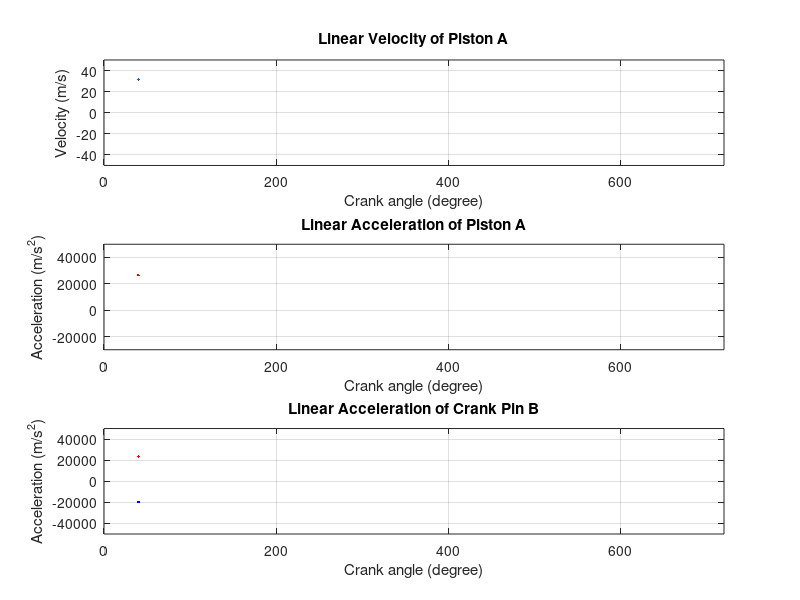

MATLAB code for this plot:
L1 = 0.1; % connecting rod 
r1 = 0.0435; % crankshaft diameter
omega_OB = 8000*(2*pi)/60; % rotational speed of crank OB
%theta = 0:1.0:720; % angle vector 
theta = 40;

for i = 1:length(theta)
    
    A = [0 0 -omega_OB];
    B = [-r1*cosd(theta(i)) r1*sind(theta(i)) 0];
    Velocity_B = cross(A,B); % velocity B in vector form
    
    % linear velocity at Pin B
    vB = [(Velocity_B(1))^(2)+(Velocity_B(2))^(2)]^(1/2);
    Vector_vB(1,i) = vB;
    
    alpha = asind(sind(theta(i))*r1/L1); % aplpha in degree
    
    % rotational speed of connecting rod AB
    omega_AB = (-omega_OB *r1*cosd(theta(i)))/(L1*cosd(alpha));
    Vector_omega_AB(1,i) = omega_AB;

    % linear velocity of piston A
    vA = omega_OB*r1*(sind(theta(i))+cosd(theta(i))*tand(alpha));
    Vector_vA(1,i) = vA;
   
    % linear acceleration at Pin B
    Acceleration_B = cross(A,Velocity_B);
    Vector_aB_i(1,i) = Acceleration_B(1);
    Vector_aB_j(1,i) = Acceleration_B(2);
    
    
    % angular acceleration of connecting rod AB
    alpha_AB = ((omega_OB^2*r1*sind(theta(i)))-(omega_AB^2*L1*sind(alpha)))/(L1*cosd(alpha));
    Vector_alpha_AB(1,i) = round(alpha_AB);

    % linear acceleration of piston A
    aA = ((omega_OB)^(2)*r1*cosd(theta(i)))-(alpha_AB*L1*sind(alpha))+((omega_AB)^(2)*L1*cosd(alpha));
    Vector_aA(1,i) = aA;

end 

disp(Vector_vA);
disp(Vector_omega_AB);
disp(Vector_aA);
disp(Vector_alpha_AB);

% plotting 
figure

% plot1: linear velocity of piston A
subplot(3,1,1);
plot(theta,Vector_vA);
axis([0 720 -50 50]);
title('Linear Velocity of Piston A');
xlabel('Crank angle (degree)');
ylabel('Velocity (m/s)');
grid on;

% plot2: linear acceleration of piston A
subplot(3,1,2);
plot(theta,Vector_aA,'r');
axis([0 720 -30000 50000]);
title('Linear Acceleration of Piston A');
xlabel('Crank angle (degree)');
ylabel('Acceleration (m/s^2)');
grid on;

% Plot: linear acceleration at Pin B (i/j-component)
subplot(3,1,3);
plot(theta,Vector_aB_i,'r',theta,Vector_aB_j,'b');
axis([0 720 -50000 50000]);
title('Linear Acceleration of Crank Pin B');
xlabel('Crank angle (degree)');
ylabel('Acceleration (m/s^2)');
grid on;
